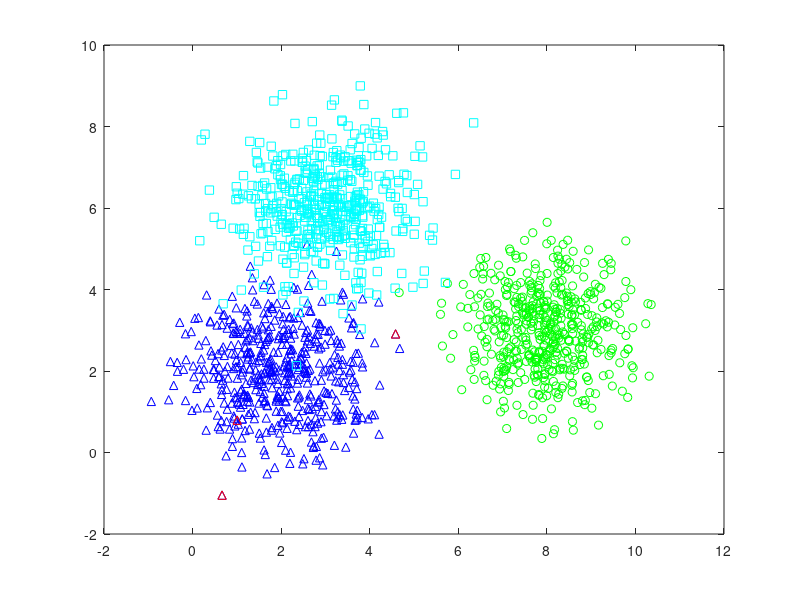

MATLAB code for this plot: (Note: this script raises an error after producing the figure.)
means{1}=[2,2];
means{2}=[8,3];
means{3}=[3,6];

cov=[1,0;0,1];
X0=mvnrnd(means{1},cov,500);
X1=mvnrnd(means{2},cov,500);
X2=mvnrnd(means{3},cov,500);
X=[X0;X1;X2];


randPick=round(500*rand(1,3));
K=3;
centers=X(randPick,:);
% centers=[2,0;2,8;2,25];
ites=0;
while 1
    plot(X0(:,1),X0(:,2),'b^');
    hold on
    plot(X1(:,1),X1(:,2),'go');
    plot(X2(:,1),X2(:,2),'cs');
    plot(centers(:,1),centers(:,2),'r^')
    title('iteration '+string(ites))
    hold off
    pause(1);
    ites=ites+1;
   [label,~]=cdist(X,centers);
   new_centers=kmeans_update_centers(X,label,K);
   if isequal(new_centers,centers)
       break;
   end
   centers=new_centers;   
end
disp(ites)

